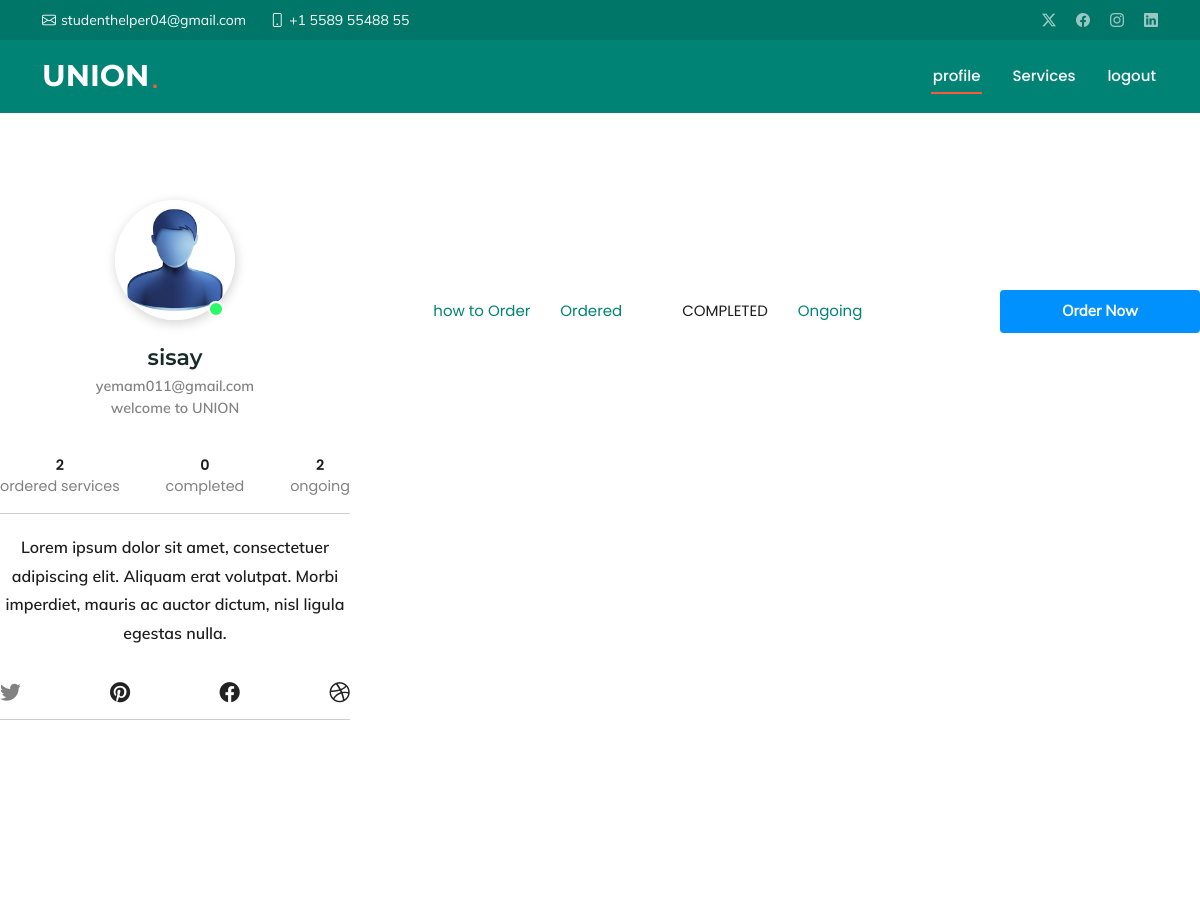
Before: /completed_orders/ (signed in, upper part) with the older database file.
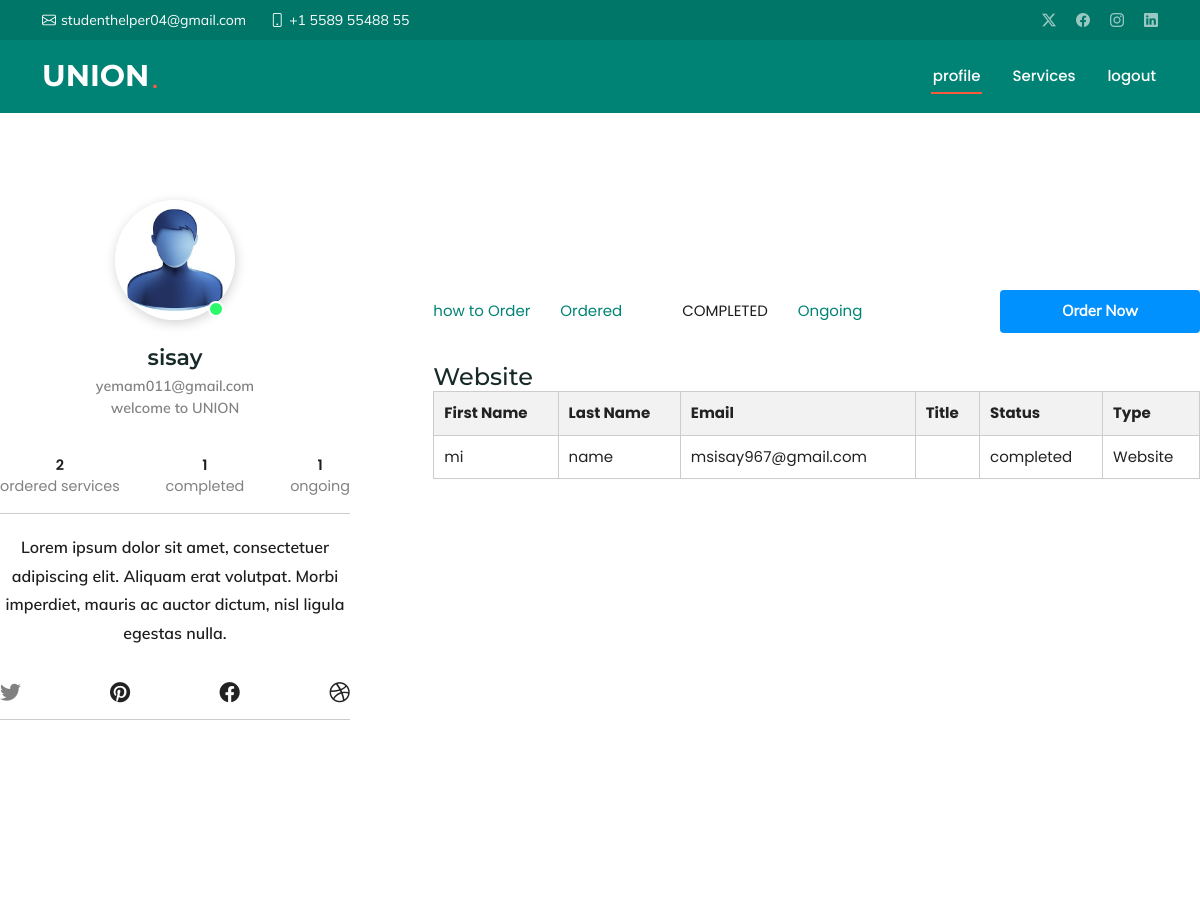
After: the same page with the newer database file.
### ORDER/models.py (models this page shows, shortened)
class Website_project(models.Model):
    STATUS_CHOICES = [
        ('pending', 'Pending'),
        ('completed', 'Completed')
    ]
    user_name = models.ForeignKey(User,on_delete=models.CASCADE,default=19 )
    firstname = models.CharField(max_length=100)
    lastname = models.CharField(max_length=100)
    email = models.EmailField()
    phone_number = models.CharField(max_length=20)
    gender = models.CharField(max_length=10, choices=(('male', 'Male'), ('female', 'Female')))
    accept_terms = models.BooleanField()
    website_file = models.FileField(upload_to='Website/')
    website_title = models.CharField(max_length=255)
    framework = models.CharField(max_length=255,blank=False,null=False)
    website_type = models.CharField(max_length=255,blank=False,null=False)
    deadline = models.DateTimeField()
    description = models.TextField(blank=True, null=True)
    status = models.CharField(max_length=10, choices=STATUS_CHOICES, default='pending')

### ORDER/views.py (the view)
# urls.py: path('completed_orders/',completed_orders,name='completed_orders' ),
@login_required(login_url='user:login')
def completed_orders(request):
    graphics = GraphicsDesignSubmission.objects.filter(user_name=request.user,status='completed')
    programming = ProgrammingProjectSubmission.objects.filter(user_name=request.user,status='completed')
    video = VideoEditingSubmission.objects.filter(user_name=request.user,status='completed')
    transcription = Transcription.objects.filter(user_name=request.user,status='completed')
    assignment = Assignment.objects.filter(user_name=request.user,status='completed')
    business_plans = Business_plan.objects.filter(user_name=request.user,status='completed')
    researches = Research.objects.filter(user_name=request.user,status='completed')
    theses = Thesis.objects.filter(user_name=request.user,status='completed')
    web = Website_project.objects.filter(user_name=request.user,status='completed')
    edit = editing.objects.filter(user_name=request.user,status='completed')
    total,pending,completed = utility(request.user)
    context = {
        'total_completed':completed,
        'total_pending':pending,
        'total':total,
        'business_plans': business_plans,
        'researches': researches,
        'theses': theses,
        'assignment':assignment,
        'transcriptions':transcription,
        'videos':video,
        'programmings':programming,
        'graphicss':graphics,
        'websites':web,
        'editings':edit
    }
    return render(request, 'order/completed_ordres.html', context)

### USER/templatetags/active_url.py (called while the page is built)
@register.simple_tag
def is_active(request, url_name):
    try:
        if request.path == reverse(url_name):
            return 'active'
    except NoReverseMatch:
        pass
    return ''

### ORDER/templates/order/completed_ordres.html (shortened to what this page needs)
{% extends 'order/profile.html' %}
{% block content2 %}
    {% if websites %}
    <h4>Website</h4>
    <table>
        <thead>
            <tr>
                <th>First Name</th>
                <th>Last Name</th>
                <th>Email</th>
                <th>Title</th>
                <th>Status</th>
                <th>Type</th>
            </tr>
        </thead>
        <tbody>
            {% for website in websites %}
            <tr>
                <td>{{ website.firstname }}</td>
                <td>{{ website.lastname }}</td>
                <td>{{ website.email }}</td>
                <td>{{ website.title }}</td>
                <td>{{ website.status }}</td>
                <td>Website</td>
            </tr>
            {% endfor %}
        </tbody>
    </table>
    {% endif %}
{% endblock %}

### ORDER/templates/order/profile.html (shortened to what this page needs)
{% extends 'base.html' %}{%load static%}
{% load active_url %}
{% block content %}
<section id="profile">
    <div id="cols__container1" class="cols__container">
      <div class="left__col">
              <div class="img__container">
    <img src="{% static 'css/image.png' %}" alt="Alexandra Smith">
      <span></span>
    </div>
    <h2>{{request.user.username}}</h2>
    <p>{{request.user.email}}</p>
    <p>welcome to UNION</p>
    <ul class="about">
      <li><span>{{total}}</span>ordered services</li>
              <li><span>{{total_completed}}</span>completed</li>
              <li><span>{{total_pending}}</span>ongoing</li>
    </ul>
    <div class="content">
      <p>Lorem ipsum dolor sit amet, consectetuer adipiscing elit. Aliquam erat volutpat. Morbi imperdiet, mauris ac auctor dictum, nisl ligula egestas nulla. </p>
        <ul class="about">
        <li><i class="fab fa-twitter"></i></li>
    <i class="fab fa-pinterest"></i>
    <i class="fab fa-facebook"></i>
    <i class="fab fa-dribbble"></i>
      </ul>
    </div>
    </div>
    <div class="right__col">
      <nav class="uls">
           <ul >
            <li><a class="{% is_active request 'order:profile' %}" href="{%url 'order:profile'%}">how to Order</a></li>
            <li><a class="{% is_active request 'order:total_order' %}" href="{%url 'order:total_order'%}">Ordered</></li>
             <li><a class="{% is_active request 'order:completed_orders' %}" href="{%url 'order:completed_orders'%}">Completed</a></li>
             <li><a class="{% is_active request 'order:pending_orders' %}" href="{%url 'order:pending_orders'%}">Ongoing</a></li>
      </ul>
      <a href="#services"><button>Order Now</button></a>
      </nav>
      <div >
          {%block content2%}{%endblock%}
      </div>
    </div>
  </section>
  <section id="services" class="services section">
    </section>
    {%endblock%}

Changed rows visible on the page:
now on this page (row edited): Website_project: firstname "mi", lastname "name", email "msisay967@gmail.com", status "completed"
Other visible differences:
{{ total_completed }}: "0" → "1"
{{ total_pending }}: "2" → "1"
text now shown: "Website First Name Last Name Email Title Status Type"
